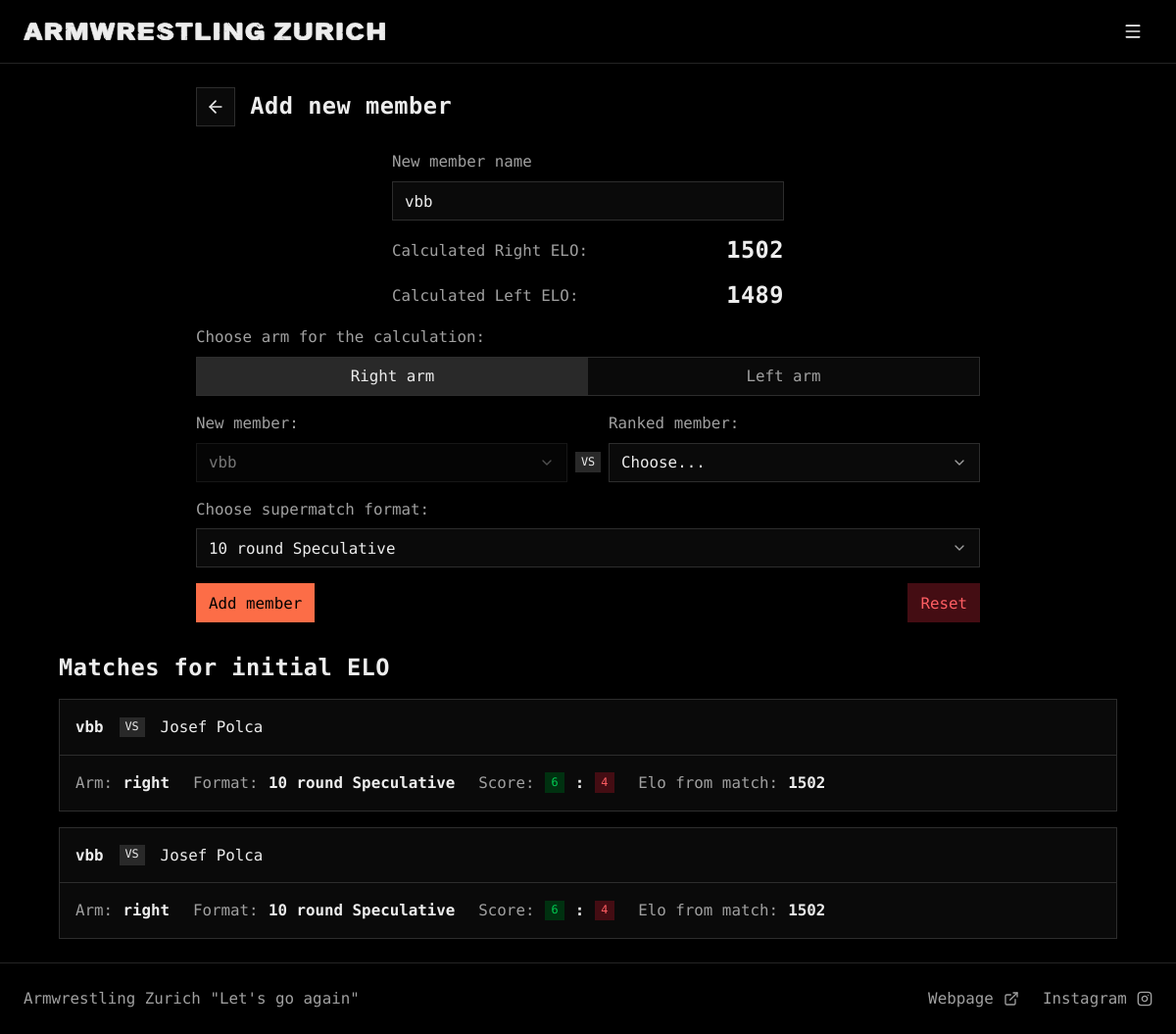
/add_new_member (signed in), run on the app's committed database.
### tables this page shows
CREATE TABLE "new_member" (
    id INTEGER PRIMARY KEY CHECK (id = 1),
    new_member_name TEXT
);

CREATE TABLE "new_member_matches" (
    id INTEGER PRIMARY KEY AUTOINCREMENT,
    new_member_id INTEGER NOT NULL,
    armwrestler2_id INTEGER NOT NULL,
    arm TEXT NOT NULL CHECK (arm IN ('right', 'left')),
    armwrestler1_score INTEGER NOT NULL,
    armwrestler2_score INTEGER NOT NULL,
    selected_format TEXT NOT NULL,
    elo_from_match INTEGER NOT NULL,
    FOREIGN KEY (new_member_id) REFERENCES new_member (id),
    FOREIGN KEY (armwrestler2_id) REFERENCES armwrestlers(id)
);

CREATE TABLE "armwrestlers" (
    id INTEGER PRIMARY KEY AUTOINCREMENT,
    name TEXT NOT NULL UNIQUE,
    right_elo INTEGER NOT NULL,
    left_elo INTEGER NOT NULL,
    right_rank INTEGER,
    left_rank INTEGER,
    added_by TEXT NOT NULL,
    last_edited_by TEXT, hidden INTEGER NOT NULL DEFAULT 0, active INTEGER NOT NULL DEFAULT 1,
    FOREIGN KEY (added_by) REFERENCES users(username)
);

### armelo_app.py (the view, shortened to what this page needs)
@app.route("/add_new_member", methods=["GET", "POST"])
def add_new_member():
    if not session.get('username'):
        return redirect(url_for('login'))
    current_user = session.get('username')
    if request.method == "GET":
        name = db_execute('SELECT new_member_name FROM new_member WHERE id = 1')[0][0]
    arm = get_arm()
    armwrestlers = db_execute('SELECT id, name FROM armwrestlers WHERE NOT hidden ORDER BY LOWER(name)')
    try:
        selected_armwrestler_2_id = int(request.form.get('armwrestler2')) if request.form.get('armwrestler2') else None
        selected_armwrestler_2_name = db_execute('SELECT name FROM armwrestlers WHERE id = ?', selected_armwrestler_2_id)[0][0] if selected_armwrestler_2_id else 'none'
    except (ValueError, IndexError):
        selected_armwrestler_2_id = None
        selected_armwrestler_2_name = 'none'
    supermatch_formats = list(SUPERMATCH_FORMATS.keys())
    value_for_score = None
    custom_score = request.form.get('custom_score', False)
    armwrestler_1_score, armwrestler_2_score = None, None
    calculation_ready = False
    member_ready = False
    elo_from_match = None
    error = None
    if (not name or name == '') and request.method == "POST":
        error = "No name entered"
    armwrestler_names = [aw['name'] for aw in armwrestlers]
    if name in armwrestler_names:
        error = "Name already taken"
    selected_format = request.form.get('supermatch_format', 'none')
    if selected_format not in supermatch_formats:
        selected_format = '10 round Speculative'
    max_rounds = SUPERMATCH_FORMATS[selected_format][0]
    if arm in ['left', 'right'] and selected_armwrestler_2_name in armwrestler_names:
        calculation_ready = True
    matches_query = '''
    SELECT
        m.id,
        nm.new_member_name       AS armwrestler1_name,
        m.armwrestler2_id        AS armwrestler2_id,
        aw2.name                 AS armwrestler2_name,
        m.arm,
        m.armwrestler1_score,
        m.armwrestler2_score,
        m.selected_format,
        m.elo_from_match,
    CASE
        WHEN m.arm = 'right' THEN aw2.right_elo
        ELSE aw2.left_elo
    END                       AS armwrestler2_elo,
    CASE
        WHEN m.arm = 'right' THEN aw2.right_rank
        ELSE aw2.left_rank
    END                       AS armwrestler2_rank
    FROM new_member_matches AS m
    JOIN new_member         AS nm  ON m.new_member_id   = nm.id
    JOIN armwrestlers       AS aw2 ON m.armwrestler2_id = aw2.id
    WHERE arm = ?
    ORDER BY m.id DESC;
    '''
    calculated_elo_query = """
    SELECT
        COALESCE(AVG(CASE WHEN arm = 'right' THEN elo_from_match END), 0) AS right_elo,
        COALESCE(AVG(CASE WHEN arm = 'left'  THEN elo_from_match END), 0) AS left_elo
    FROM new_member_matches;
    """
    new_member_matches = db_execute(matches_query, arm)
    right_elo, left_elo = map(round, db_execute(calculated_elo_query)[0])
    if name and name != '' and name not in armwrestler_names and \
            error == None and \
            right_elo > 0 and \
            left_elo > 0:
        member_ready = True
    template_data = {
        'arm': arm,
        'armwrestlers': armwrestlers,
        'selected_armwrestler_2_id': selected_armwrestler_2_id,
        'supermatch_formats': supermatch_formats, 'selected_format': selected_format,
        'value_for_score': value_for_score, 'max_rounds': max_rounds,
        'name': name,
        'armwrestler_1_score': armwrestler_1_score, 'armwrestler_2_score': armwrestler_2_score,
        'calculation_ready': calculation_ready,
        'right_elo': right_elo, 'left_elo': left_elo,
        'new_member_matches': new_member_matches,
        'elo_from_match': elo_from_match,
        'member_ready': member_ready,
        'custom_score': custom_score, 'custom_score_1': armwrestler_1_score, 'custom_score_2': armwrestler_2_score,
        'error': error
    }
    if is_htmx():
        return render_template('add_new_member_partial.html', **template_data)
    else:
        return render_template('add_new_member.html', **template_data)

### armelo_app.py (called while the page is built)
@app.context_processor
def inject_user():
    username = session.get('username')
    return dict(username=username)

### config.py (called while the page is built)
def get_db():
    db = getattr(g, '_database', None)
    if db is None:
        db = g._database = sqlite3.connect(DATABASE)
        db.row_factory = sqlite3.Row
    return db

def db_execute(query, *args):
    db = get_db()
    cur = db.cursor()
    try:
        cur.execute(query, args)
        if query.strip().upper().startswith(("SELECT", "WITH")):
            return cur.fetchall()
        db.commit()
    except sqlite3.Error:
        db.rollback()
        raise
    finally:
        cur.close()

### helpers.py (called while the page is built)
def is_htmx():
    return bool(request.headers.get('HX-Request')) and not request.headers.get('HX-History-Restore-Request')

def get_arm():
    arm = request.values.get('arm', 'right')
    return arm if arm in ('right', 'left') else 'right'

### templates/add_new_member.html (shortened to what this page needs)
{% extends "layout.html" %}
{% from 'macros.html' import back_header %}
{% block content %}
<div class="narrow">
    {{ back_header('Add new member') }}
</div>
{% include 'add_new_member_partial.html' %}
{% endblock %}

### templates/add_new_member_partial.html (shortened to what this page needs)
{% from 'macros.html' import radio_toggle, modal_header, format_select with context %}
<form class="stack" method="POST" action="{{ url_for('add_new_member') }}" hx-post="{{ url_for('add_new_member') }}" hx-trigger="change" hx-swap="outerMorph">
    <div class="narrow stack">
        <div class="narrow-sm stack">
            <div class="field">
                <label for="name" class="label">New member name</label>
                <input type="text" class="input" id="name" name="name" value="{{ name if name else '' }}" autocomplete="name">
            </div>
            <div class="row">
                <span class="muted">Calculated Right ELO:</span>
                <strong class="value push">{{ right_elo }}</strong>
            </div>
            <div class="row">
                <span class="muted">Calculated Left ELO:</span>
                <strong class="value push">{{ left_elo }}</strong>
            </div>
        </div>
        <div class="field">
            <label class="label">Choose arm for the calculation:</label>
            {{ radio_toggle('arm', 'right', 'Right arm', 'left', 'Left arm', arm) }}
        </div>
        <div class="versus">
            <div class="field">
                <label for="new_member" class="label">New member:</label>
                <select class="select" id="new_member" name="new_member" disabled>
                    <option value="{{ name }}">{{ name or 'Enter a name...' }}</option>
                </select>
            </div>
            <span class="badge">VS</span>
            <div class="field">
                <label for="armwrestler2" class="label">Ranked member:</label>
                <select class="select" id="armwrestler2" name="armwrestler2" required>
                    <option disabled selected value="none">Choose...</option>
                </select>
            </div>
        </div>
        {{ format_select() }}
        <div class="row">
            {% if member_ready %}
            <button type="button" class="btn btn-primary" hx-trigger="click" popovertarget="addNewMemberModal">Add member</button>
            {% endif %}
            <button type="button" class="btn btn-danger push" hx-trigger="click" popovertarget="resetModal">Reset</button>
        </div>
    </div>
    <h2 class="section-title">Matches for initial ELO</h2>
    {% if new_member_matches %}
    {% include 'new_member_matches_partial.html' %}
    {% else %}
    <div class="note">
        No matches for initial ELO calculation are recorded on the <strong>{{ arm }}</strong> arm.
    </div>
    {% endif %}
</form>

### templates/new_member_matches_partial.html (shortened to what this page needs)
{% from 'macros.html' import modal_header %}
<div class="stack">
{% for match in new_member_matches %}
<button type="button" class="card-button" hx-post="{{ url_for('remove_new_member_match', match_id=match['id']) }}" hx-target="#removeMatch" popovertarget="removeModal" popovertargetaction="show">
    <div class="card match">
        <div class="match-players">
            <div>
                <strong>{{ match['armwrestler1_name'] }}</strong>
            </div>
            <span class="badge">VS</span>
            <div>
                <a href="{{ url_for('view_member', id=match['armwrestler2_id'], arm=match['arm']) }}" class="name-link">{{ match['armwrestler2_name'] }}</a>
            </div>
        </div>
        <dl class="match-meta">
            <div>
                <dt>Arm:</dt>
                <dd>{{ match['arm'] }}</dd>
            </div>
            <div>
                <dt>Format:</dt>
                <dd>{{ match['selected_format'] }}</dd>
            </div>
            <div>
                <dt>Score:</dt>
                <dd><span class="badge {{ 'bg-success' if match['armwrestler1_score'] > match['armwrestler2_score'] else ('bg-secondary' if match['armwrestler1_score'] == match['armwrestler2_score'] else 'bg-danger') }}">{{ match['armwrestler1_score'] }}</span> : <span class="badge {{ 'bg-success' if match['armwrestler2_score'] > match['armwrestler1_score'] else ('bg-secondary' if match['armwrestler1_score'] == match['armwrestler2_score'] else 'bg-danger') }}">{{ match['armwrestler2_score'] }}</span></dd>
            </div>
            <div>
                <dt>Elo from match:</dt>
                <dd>{{ match['elo_from_match'] }}</dd>
            </div>
        </dl>
    </div>
</button>
{% endfor %}
</div>

### data on the page
new_member: name "vbb", new_member "vbb"
new_member_matches: armwrestler1_name "vbb", armwrestler2_name "Josef Polca", arm "right", selected_format "10 round Speculative", armwrestler1_score "6", armwrestler2_score "4", elo_from_match "1502"
new_member_matches: armwrestler1_name "vbb", armwrestler2_name "Josef Polca", arm "right", selected_format "10 round Speculative", armwrestler1_score "6", armwrestler2_score "4", elo_from_match "1502"

### other printed values
{{ title }} "Add new member"
{{ right_elo }} "1502"
{{ left_elo }} "1489"
{{ label }} "Right arm" "Left arm"
form field supermatch_format "10 round Speculative"
